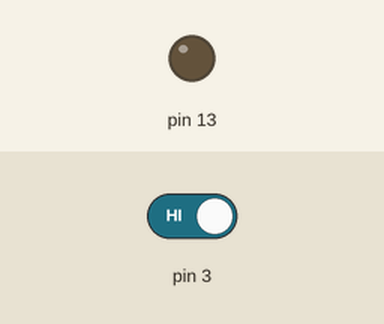
This sketch was run on a simulated Arduino Uno, built with avr-gcc and run on an emulated ATmega328P. Parts: output pins drawn as LEDs (lit = HIGH). Inputs (shaded band) come from the test bench; at power-on: pin 3 HIGH.

Above: at 1.2 s.
1.3 s: pin 3 driven LOW
At 2.0 s:
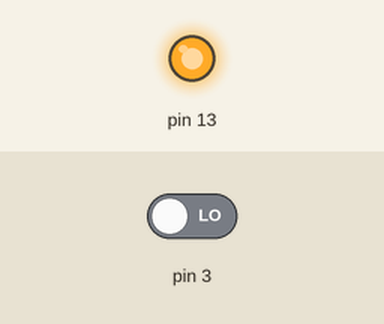
2.8 s: pin 3 driven HIGH
At 3.1 s:
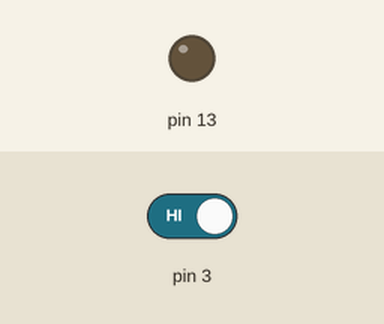
Timing chart, 0 to 5.8 s (numbered marks = the images above; inputs shaded):
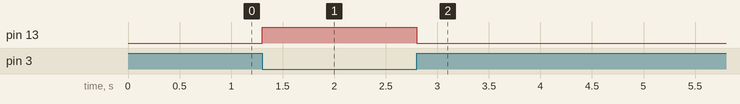

Measured:
- after the input at 1.3 s, pin 13: LOW → HIGH at once
- after the input at 2.8 s, pin 13: HIGH → LOW at once

The sketch:

sketch_feb22a.ino
```cpp
void setup()
{
  pinMode(13,OUTPUT);
  pinMode(3,INPUT);
  Serial.begin(9600);
}
void loop()
{
  if (digitalRead(3)== LOW)
  {
    digitalWrite(13,HIGH);
  }
  else
  {
    digitalWrite(13,LOW);
  }

}
```
